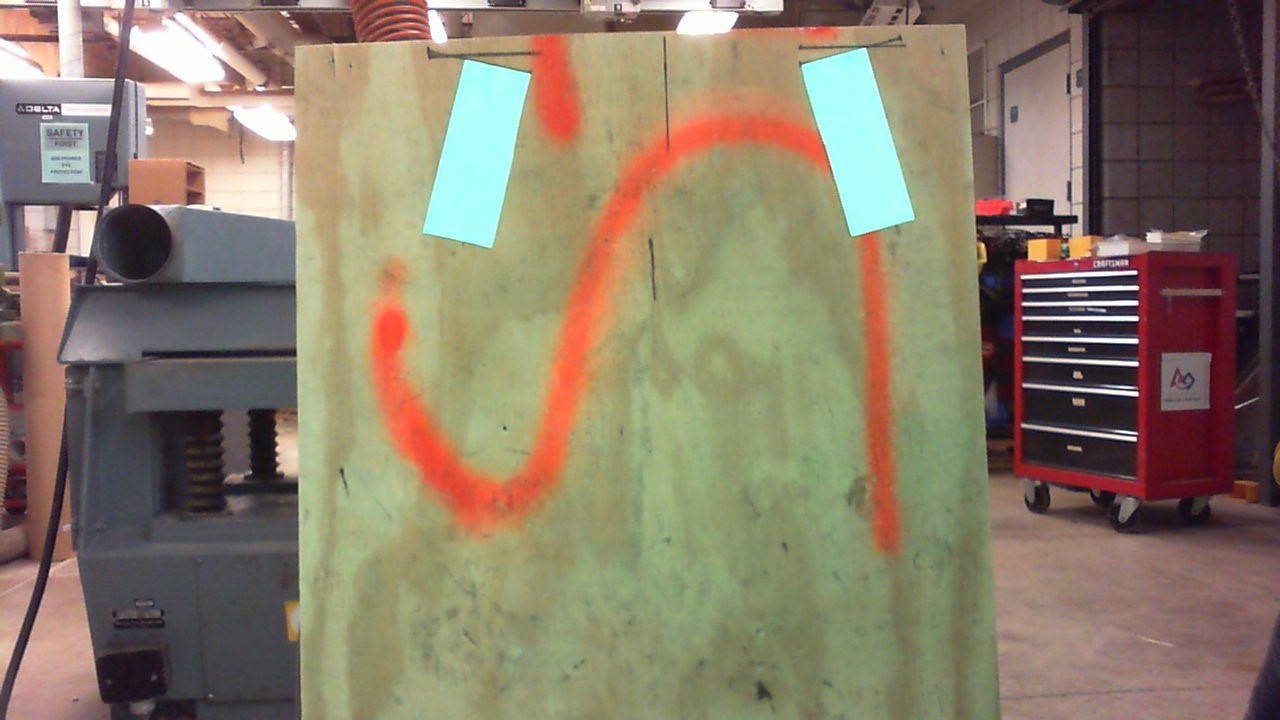
#> input picture NetworkTables/reference_pic.jpg, 1280 x 720 px
$ python -i grip.py   (imports and definitions only)   (older library calls are emulated)
#> lines starting #> are read from the running program, lines starting #| are printed output that depends on the picture; after the words box and inside, x2 and y2 are one past the last pixel; in counts of white or black regions, pixels touching at a corner belong together
#> further down, picture is the input picture: shape (720, 1280, 3); mean B, G, R 104.9, 124.4, 137.7
import cv2
import numpy
import math
from enum import Enum

class GripPipeline:
    """
    An OpenCV pipeline generated by GRIP.
    """

    def __init__(self):
        """initializes all values to presets or None if need to be set
        """

        self.__hsv_threshold_hue = [67.52834711376013, 96.00626408199835]
        self.__hsv_threshold_saturation = [0.0, 255.0]
        self.__hsv_threshold_value = [30.575537745901155, 255.0]

        self.hsv_threshold_output = None

        self.__cv_erode_src = self.hsv_threshold_output
        self.__cv_erode_kernel = None
        self.__cv_erode_anchor = (-1, -1)
        self.__cv_erode_iterations = 1.0
        self.__cv_erode_bordertype = cv2.BORDER_CONSTANT
        self.__cv_erode_bordervalue = (-1)

        self.cv_erode_output = None

        self.__mask_input = self.cv_erode_output
        self.__mask_mask = self.hsv_threshold_output

        self.mask_output = None

        self.__find_contours_input = self.mask_output
        self.__find_contours_external_only = False

        self.find_contours_output = None

        self.__filter_contours_contours = self.find_contours_output
        self.__filter_contours_min_area = 0.0
        self.__filter_contours_min_perimeter = 0.0
        self.__filter_contours_min_width = 10.0
        self.__filter_contours_max_width = 1000.0
        self.__filter_contours_min_height = 70.0
        self.__filter_contours_max_height = 1000.0
        self.__filter_contours_solidity = [70.34371825430892, 100.0]
        self.__filter_contours_max_vertices = 1000001.0
        self.__filter_contours_min_vertices = 0.0
        self.__filter_contours_min_ratio = 0.0
        self.__filter_contours_max_ratio = 1000.0

        self.filter_contours_output = None

        self.__convex_hulls_contours = self.filter_contours_output

        self.convex_hulls_output = None


    def process(self, source0):
        """
        Runs the pipeline and sets all outputs to new values.
        """
        # Step HSV_Threshold0:
        self.__hsv_threshold_input = source0
        (self.hsv_threshold_output) = self.__hsv_threshold(self.__hsv_threshold_input, self.__hsv_threshold_hue, self.__hsv_threshold_saturation, self.__hsv_threshold_value)

        # Step CV_erode0:
        self.__cv_erode_src = self.hsv_threshold_output
        (self.cv_erode_output) = self.__cv_erode(self.__cv_erode_src, self.__cv_erode_kernel, self.__cv_erode_anchor, self.__cv_erode_iterations, self.__cv_erode_bordertype, self.__cv_erode_bordervalue)

        # Step Mask0:
        self.__mask_input = self.cv_erode_output
        self.__mask_mask = self.hsv_threshold_output
        (self.mask_output) = self.__mask(self.__mask_input, self.__mask_mask)

        # Step Find_Contours0:
        self.__find_contours_input = self.mask_output
        (self.find_contours_output) = self.__find_contours(self.__find_contours_input, self.__find_contours_external_only)

        # Step Filter_Contours0:
        self.__filter_contours_contours = self.find_contours_output
        (self.filter_contours_output) = self.__filter_contours(self.__filter_contours_contours, self.__filter_contours_min_area, self.__filter_contours_min_perimeter, self.__filter_contours_min_width, self.__filter_contours_max_width, self.__filter_contours_min_height, self.__filter_contours_max_height, self.__filter_contours_solidity, self.__filter_contours_max_vertices, self.__filter_contours_min_vertices, self.__filter_contours_min_ratio, self.__filter_contours_max_ratio)

        # Step Convex_Hulls0:
        self.__convex_hulls_contours = self.filter_contours_output
        (self.convex_hulls_output) = self.__convex_hulls(self.__convex_hulls_contours)


    @staticmethod
    def __hsv_threshold(input, hue, sat, val):
        """Segment an image based on hue, saturation, and value ranges.
        Args:
            input: A BGR numpy.ndarray.
            hue: A list of two numbers the are the min and max hue.
            sat: A list of two numbers the are the min and max saturation.
            lum: A list of two numbers the are the min and max value.
        Returns:
            A black and white numpy.ndarray.
        """
        out = cv2.cvtColor(input, cv2.COLOR_BGR2HSV)
#> out: shape (720, 1280, 3); mean H, S, V 61.1, 75, 143.8
        return cv2.inRange(out, (hue[0], sat[0], val[0]),  (hue[1], sat[1], val[1]))
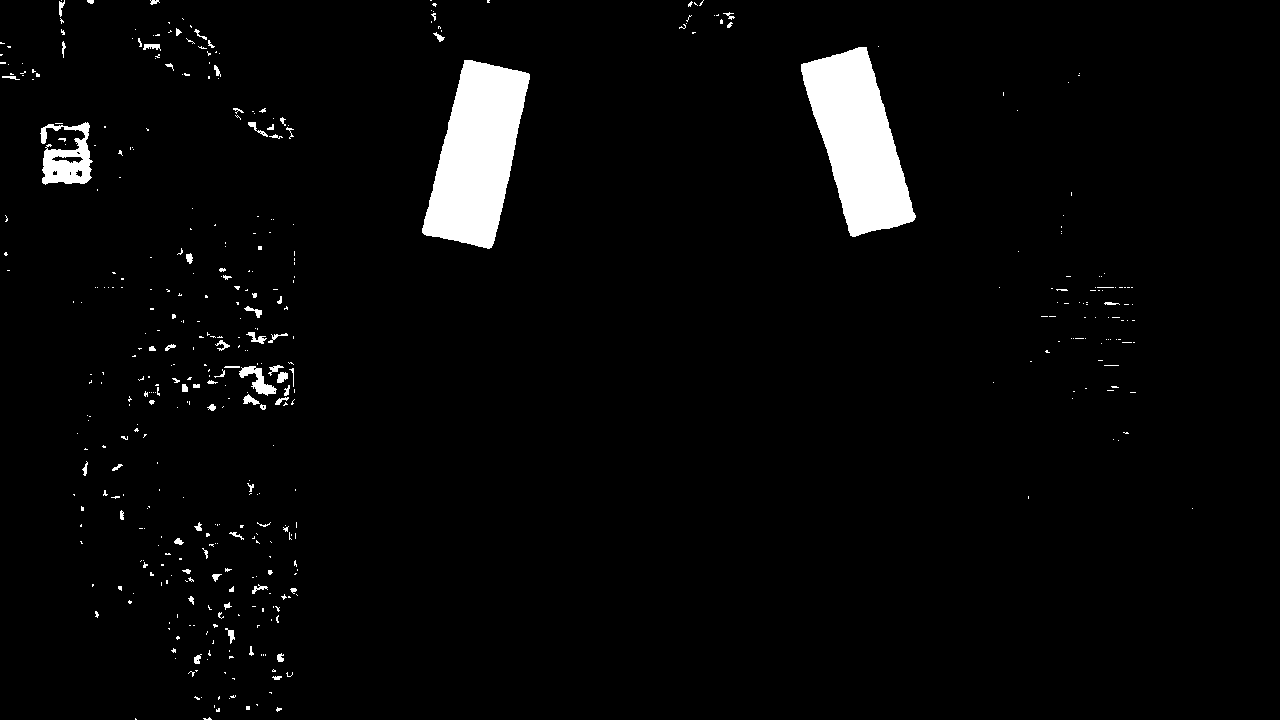
#> returned value: shape (720, 1280); 3.5% white; 447 white regions (373 under 20 px), largest, box (x1, y1, x2, y2) and area: (422, 60, 530, 249) 12721, (801, 47, 916, 237) 12359, (40, 122, 93, 185) 1869

    @staticmethod
    def __cv_erode(src, kernel, anchor, iterations, border_type, border_value):
        """Expands area of lower value in an image.
        Args:
           src: A numpy.ndarray.
           kernel: The kernel for erosion. A numpy.ndarray.
           iterations: the number of times to erode.
           border_type: Opencv enum that represents a border type.
           border_value: value to be used for a constant border.
        Returns:
            A numpy.ndarray after erosion.
        """
        return cv2.erode(src, kernel, anchor, iterations = (int) (iterations +0.5),
                            borderType = border_type, borderValue = border_value)

    @staticmethod
    def __mask(input, mask):
        """Filter out an area of an image using a binary mask.
        Args:
            input: A three channel numpy.ndarray.
            mask: A black and white numpy.ndarray.
        Returns:
            A three channel numpy.ndarray.
        """
        return cv2.bitwise_and(input, input, mask=mask)

    @staticmethod
    def __find_contours(input, external_only):
        """Sets the values of pixels in a binary image to their distance to the nearest black pixel.
        Args:
            input: A numpy.ndarray.
            external_only: A boolean. If true only external contours are found.
        Return:
            A list of numpy.ndarray where each one represents a contour.
        """
        if(external_only):
            mode = cv2.RETR_EXTERNAL
        else:
            mode = cv2.RETR_LIST
        method = cv2.CHAIN_APPROX_SIMPLE
        im2, contours, hierarchy =cv2.findContours(input, mode=mode, method=method)
        return contours

    @staticmethod
    def __filter_contours(input_contours, min_area, min_perimeter, min_width, max_width,
                        min_height, max_height, solidity, max_vertex_count, min_vertex_count,
                        min_ratio, max_ratio):
        """Filters out contours that do not meet certain criteria.
        Args:
            input_contours: Contours as a list of numpy.ndarray.
            min_area: The minimum area of a contour that will be kept.
            min_perimeter: The minimum perimeter of a contour that will be kept.
            min_width: Minimum width of a contour.
            max_width: MaxWidth maximum width.
            min_height: Minimum height.
            max_height: Maximimum height.
            solidity: The minimum and maximum solidity of a contour.
            min_vertex_count: Minimum vertex Count of the contours.
            max_vertex_count: Maximum vertex Count.
            min_ratio: Minimum ratio of width to height.
            max_ratio: Maximum ratio of width to height.
        Returns:
            Contours as a list of numpy.ndarray.
        """
#> called with min_area = 0, min_perimeter = 0, min_width = 10, max_width = 1000, min_height = 70, max_height = 1000, max_vertex_count = 1000001, min_vertex_count = 0
        output = []
        for contour in input_contours:
            x,y,w,h = cv2.boundingRect(contour)
            if (w < min_width or w > max_width):
                continue
            if (h < min_height or h > max_height):
                continue
            area = cv2.contourArea(contour)
            if (area < min_area):
                continue
            if (cv2.arcLength(contour, True) < min_perimeter):
                continue
            hull = cv2.convexHull(contour)
            solid = 100 * area / cv2.contourArea(hull)
            if (solid < solidity[0] or solid > solidity[1]):
                continue
            if (len(contour) < min_vertex_count or len(contour) > max_vertex_count):
                continue
            ratio = (float)(w) / h
            if (ratio < min_ratio or ratio > max_ratio):
                continue
            output.append(contour)
        return output

    @staticmethod
    def __convex_hulls(input_contours):
        """Computes the convex hulls of contours.
        Args:
            input_contours: A list of numpy.ndarray that each represent a contour.
        Returns:
            A list of numpy.ndarray that each represent a contour.
        """
        output = []
        for contour in input_contours:
            output.append(cv2.convexHull(contour))
        return output

>>> import cv2
>>> picture = cv2.imread('../NetworkTables/reference_pic.jpg')
>>> result = GripPipeline().process(picture)
